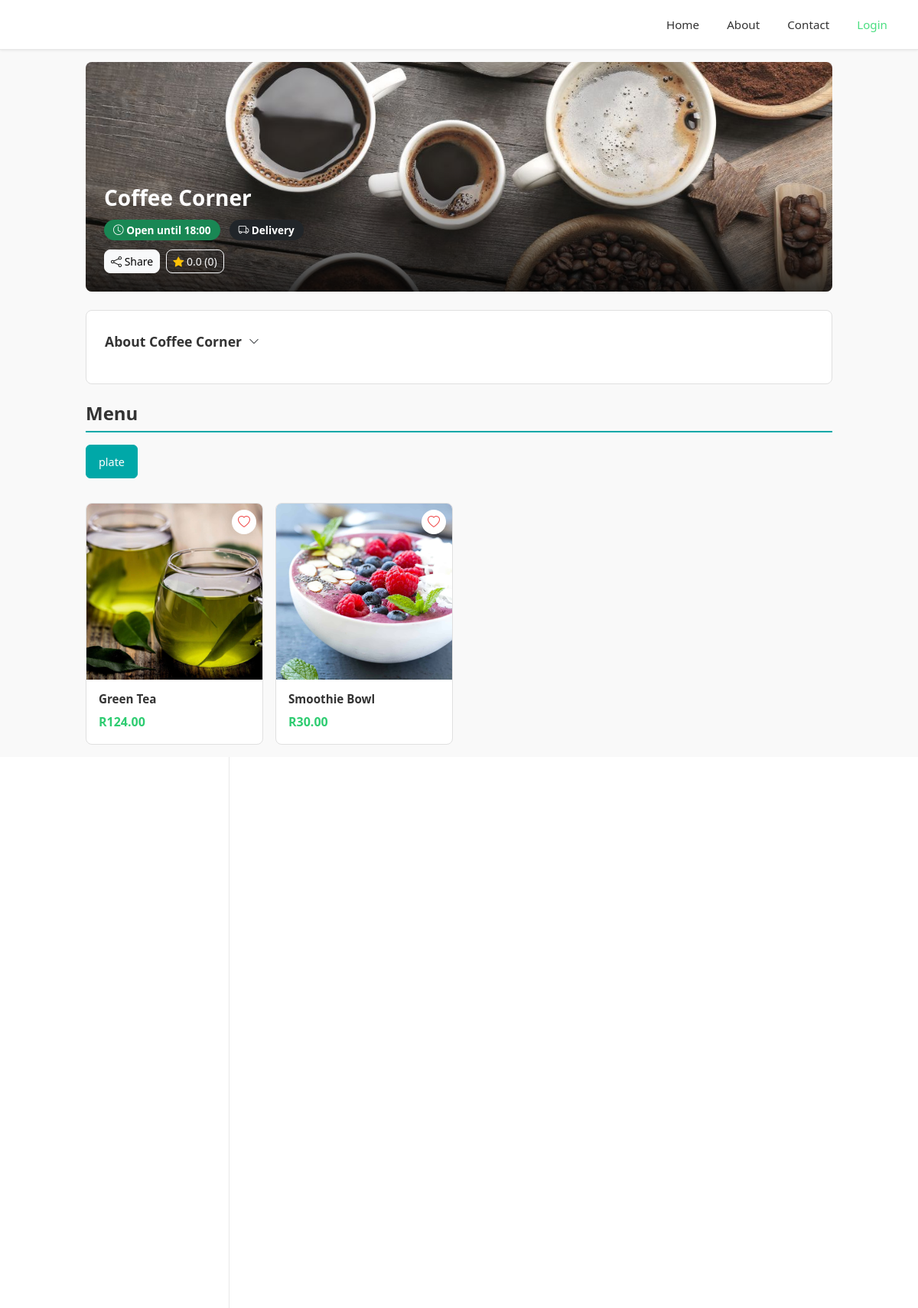
Screenshot of /coffee-corner with the database file from the repository.
### seller/wrap_models/business_model.py (models this page shows, shortened)
class BusinessInformation(models.Model):
    BUSINESS_CATEGORIES = [
        ('dropship', 'Dropship'),
        ('food', 'Food & beverages'),
        ('clothing', 'Clothing'),
        ('technology', 'Technology'),
        ('other', 'Other'),
    ]
    name = models.CharField(max_length=200)
    business_type = models.CharField(max_length=200)
    description = models.TextField()
    registration_number = models.CharField(max_length=200, unique=False)
    category = models.CharField(max_length=50, choices=BUSINESS_CATEGORIES, default='other')
    phone = models.CharField(max_length=20, blank=True, null=False)
    telephone = models.CharField(max_length=20, blank=True, null=True)
    email = models.CharField(max_length=200,unique=False)
    owner = models.ForeignKey(User, on_delete=models.CASCADE, related_name="businesses")
    open_time = models.CharField(max_length=50)
    close_time = models.CharField(max_length=50)
    date_created = models.DateTimeField(auto_now_add=True)
    status = models.CharField(max_length=50, default="pending")
    account_code = models.CharField(max_length=200,default="",null=True)
    open_orders = models.BooleanField(default=False)
    image = models.ImageField(upload_to='uploads/business_images/', null=True, blank=True)
    uuid = models.UUIDField(default=uuid.uuid4, editable=False, unique=False)
    slug = models.SlugField( blank=True)  # <--- This
    class Meta:
        verbose_name_plural = "Businesses"

### seller/wrap_models/product_model.py (models this page shows, shortened)
class Product(models.Model):
    CATEGORIES = [
        ('plate', 'Plate'),
        ('kota', 'Kota'),
        ('dagwood', 'Dagwood'),
        ('drinks', 'Drinks'),
        ('other', 'Other'),
    ]
    STATUS_CHOICES = [
        ('active', 'Active'),
        ('inactive', 'Inactive'),
        ('pending', 'Pending'),
        ('banned', 'banned'),
        ('reected', 'rejected'),
    ]
    business = models.ForeignKey(BusinessInformation, on_delete=models.CASCADE, related_name="products")
    name = models.CharField(max_length=200)
    category = models.CharField(max_length=50, choices=CATEGORIES, default='other')
    price = models.DecimalField(max_digits=10, decimal_places=2)
    quantity = models.PositiveIntegerField()
    description = models.TextField()
    small_description = models.TextField(null=True)
    status = models.CharField(max_length=50, choices=STATUS_CHOICES, default="pending")
    is_flagged = models.BooleanField(default=False)
    sales = models.PositiveIntegerField(default=0)
    timestamp = models.DateTimeField(default=timezone.now, null=True)
    image = models.ImageField(upload_to="uploads/")
    uuid = models.UUIDField(default=uuid.uuid4, editable=False, unique=False)
    slug = models.SlugField(unique=False, blank=True)  # <--- This

### shop/views.py (the view)
# urls.py: path('<slug:slug>', views.view_business_products, name='view_business_products'),
def view_business_products(request,slug):
    business = BusinessInformation.objects.filter(slug=slug).first()  # Get the first business object
    products = Product.objects.filter(business=business, status="active").all()  # Get all active products for the business
    address = Address.objects.filter(business=business).first()  # Get the first address for the business
    categories = {}
    for product in products:
        category = product.category
        if category not in categories:
            categories[category] = []
        categories[category].append(product)
    all_ratings = BusinessRating.objects.filter(business=business)
    stars_list = [rating.stars for rating in all_ratings]
    if stars_list:
        average_rating = round(sum(stars_list) / len(stars_list), 1)
    else:
        average_rating = 0.0
    total_rating = len(stars_list)
    absolute_page_url = request.build_absolute_uri()
    absolute_image_url = None
    try:
        if business.image:
            absolute_image_url = request.build_absolute_uri(business.image.url)
    except Exception as e:
        pass
    items= 0
    wishlist_items_count = 0
    is_business_user = False
    if request.user.is_authenticated:
        items = get_cart_items(request.user)
        wishlist_items_count = get_wishlist_items(request.user)
        is_business_user = request.user.groups.filter(name="business").exists()
    return render(request,'products/business_products.html',{'cart_items_count':items,"wishlist_items_count":wishlist_items_count,'absolute_page_url':absolute_page_url,'absolute_image_url':absolute_image_url,'business':business,'categories':categories, 'address':address,'all_ratings':all_ratings,'average_rating':average_rating,'total_rating':total_rating, 'is_business_user': is_business_user})

### shop/templates/products/business_products.html (shortened to what this page needs)
{% extends 'products/shop_base2.html' %}
{% block home %}
<div class="container py-3" style="max-width: 1000px;">
    <div class="hero">
        {% if business.image %}
        <img src="{{business.image.url}}" alt="{{business.name}}">
        {% else %}
        <img src="/static/images/default-business.jpg" alt="{{business.name}}">
        {% endif %}
        <div class="hero-overlay">
            <h1>{{business.name}}</h1>
            <div class="hero-meta">
                {% if business.open_orders %}
                <span class="badge bg-success">
                    <i class="bi bi-clock"></i> Open until {{business.close_time}}
                </span>
                {% else %}
                <span class="badge bg-danger">
                    <i class="bi bi-clock"></i> Closed
                </span>
                {% endif %}
                <span class="badge bg-dark">
                    <i class="bi bi-truck"></i> Delivery
                </span>
            </div>
            <div class="d-flex gap-2">
                <button class="btn btn-light btn-sm" onclick="showShare()">
                    <i class="bi bi-share"></i> Share
                </button>
                <button class="btn btn-outline-light btn-sm" data-bs-toggle="offcanvas" data-bs-target="#ratings">
                    <i class="bi bi-star-fill text-warning"></i> {{average_rating}} ({{total_rating}})
                </button>
            </div>
        </div>
    </div>
    <div class="info-card">
        <div class="info-title">
            About {{business.name}}
            <button class="btn btn-sm" data-bs-toggle="collapse" data-bs-target="#info">
                <i class="bi bi-chevron-down"></i>
            </button>
        </div>
    </div>
    <h2 class="section-title">Menu</h2>
    <div class="category-tabs">
        {% for key, value in categories.items %}
        <button class="category-tab {% if forloop.first %}active{% endif %}" onclick="showCategory('{{key}}')">
            {{key}}
        </button>
        {% endfor %}
    </div>
    {% for key, value in categories.items %}
    <div id="{{key}}" class="category-section" {% if not forloop.first %}style="display:none"{% endif %}>
        {% if value %}
        <div class="products-grid">
            {% for product in value %}
            {% if product.status == "active" %}
            {% if product.slug and product.business.slug %}
                <a href="{% url 'view_product' product.business.slug product.slug %}" class="product-card-link">
            {% else %}
                <a href="{% url 'view_business_products' product.business.slug %}" class="product-card-link">
            {% endif %}
                <div class="product-card">
                    <div class="product-img">
                        {% if product.image %}
                        <img src="{{product.image.url}}" alt="{{product.name}}">
                        {% else %}
                        <img src="/static/images/default-product.jpg" alt="{{product.name}}">
                        {% endif %}
                        <button class="wishlist-btn" onclick="toggleWishlist(event, this, {{product.id}})">
                            <i class="bi bi-heart"></i>
                        </button>
                    </div>
                    <div class="product-body">
                        <h6>{{product.name}}</h6>
                        <p class="price mb-0">R{{product.price}}</p>
                    </div>
                </div>
            </a>
            {% endif %}
            {% endfor %}
        </div>
        {% else %}
        <div class="empty-state">
            <i class="bi bi-basket"></i>
            <h5>No products</h5>
            <p>Check back later for items in this category</p>
        </div>
        {% endif %}
    </div>
    {% endfor %}
</div>
{% endblock %}

### shop/static/shop/css/shop_base2.css (style rules this page uses)
:root { --primary: #4ade80; --primary-dark: #3cd472; --primary-light: #e8fdf3; --secondary: #1a1a1a; --text: #333333; --text-light: #666666; --text-muted: #999999; --background: #fafafa; --white: #ffffff; --border: #e8e8e8; --shadow-sm: 0 1px 3px rgba(0, 0, 0, 0.08); --shadow-md: 0 4px 12px rgba(0, 0, 0, 0.1); --shadow-lg: 0 8px 24px rgba(0, 0, 0, 0.12); --transition-fast: all 0.2s ease; --transition-normal: all 0.3s ease; --radius-sm: 4px; --radius-md: 8px; --radius-lg: 16px; --radius-xl: 24px; --radius-pill: 50px; }
* { margin: 0; padding: 0; box-sizing: border-box; }
body { font-family: 'Inter', -apple-system, BlinkMacSystemFont, "Segoe UI", Roboto, sans-serif; color: var(--text); background-color: var(--background); overflow-x: hidden; line-height: 1.6; }
.btn { border-radius: var(--radius-md); font-weight: 500; transition: var(--transition-fast); }

### shop/templates/products/business_products.html (style rules this page uses)
:root { --teal: #00A8A8; --green: #2ECC71; --dark: #1A3D7C; --gray: #333333; --light: #F9F9F9; }
body { font-family: system-ui, -apple-system, sans-serif; background: var(--light); color: var(--gray); }
.hero { height: 300px; border-radius: 8px; overflow: hidden; margin-bottom: 1.5rem; position: relative; }
.hero img { width: 100%; height: 100%; object-fit: cover; }
.hero-overlay { position: absolute; bottom: 0; left: 0; right: 0; background: linear-gradient(to top, rgba(0,0,0,0.8), transparent); padding: 1.5rem; color: white; }
.hero h1 { font-size: 1.75rem; font-weight: 600; margin-bottom: 0.75rem; }
.hero-meta { display: flex; gap: 0.75rem; flex-wrap: wrap; margin-bottom: 0.75rem; }
.badge { padding: 0.4rem 0.75rem; border-radius: 20px; font-size: 0.85rem; }
.info-card { background: white; border-radius: 8px; padding: 1.5rem; margin-bottom: 1.5rem; border: 1px solid #e0e0e0; }
.info-title { font-size: 1.1rem; font-weight: 600; margin-bottom: 1rem; display: flex; justify-content: between; align-items: center; }
.section-title { font-size: 1.5rem; font-weight: 600; margin-bottom: 1rem; padding-bottom: 0.5rem; border-bottom: 2px solid var(--teal); }
.category-tabs { display: flex; gap: 0.5rem; margin-bottom: 1.5rem; overflow-x: auto; padding-bottom: 0.5rem; }
.category-tab { padding: 0.6rem 1rem; border-radius: 6px; background: white; border: 1px solid #e0e0e0; color: var(--gray); font-size: 0.9rem; cursor: pointer; white-space: nowrap; transition: all 0.2s; }
.category-tab.active { background: var(--teal); color: white; border-color: var(--teal); }
.products-grid { display: grid; grid-template-columns: repeat(auto-fill, minmax(200px, 1fr)); gap: 1rem; }
.product-card { background: white; border-radius: 8px; overflow: hidden; border: 1px solid #e0e0e0; transition: transform 0.2s, box-shadow 0.2s; }
.product-card-link { text-decoration: none; color: inherit; display: block; }
.product-img { position: relative; width: 100%; padding-top: 100%; background: #f5f5f5; }
.product-img img { position: absolute; top: 0; left: 0; width: 100%; height: 100%; object-fit: cover; }
.wishlist-btn { position: absolute; top: 0.5rem; right: 0.5rem; width: 32px; height: 32px; border-radius: 50%; background: white; border: none; color: #ef4444; cursor: pointer; display: flex; align-items: center; justify-content: center; }
.product-body { padding: 1rem; }
.product-body h6 { font-size: 0.95rem; font-weight: 600; margin-bottom: 0.5rem; }
.product-body .price { color: var(--green); font-weight: 600; font-size: 1rem; }

### rows the page displays
BusinessInformation: image (picture), name "Coffee Corner", close_time "18:00"
Product: category "plate", image (picture), name "Green Tea", price "124.00"
Product: image (picture), name "Smoothie Bowl", price "30.00"

### other values shown
{{ average_rating }} "0.0"
{{ total_rating }} "0"
